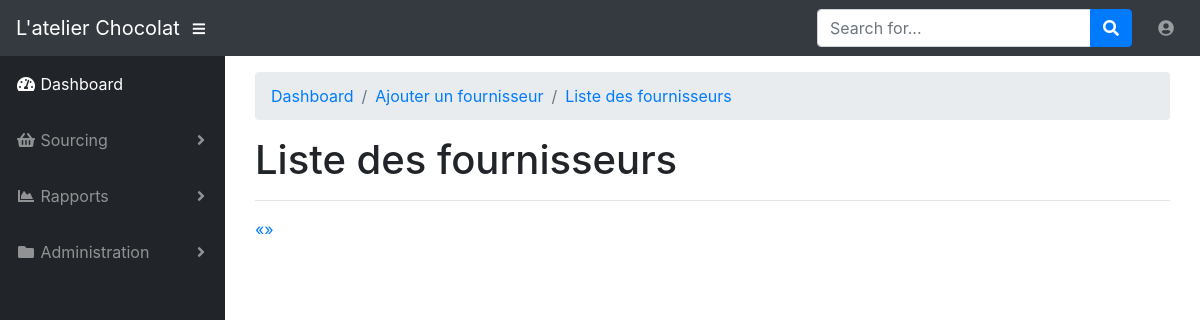
Before: /list_of_suppliers (signed in) with the older database file.
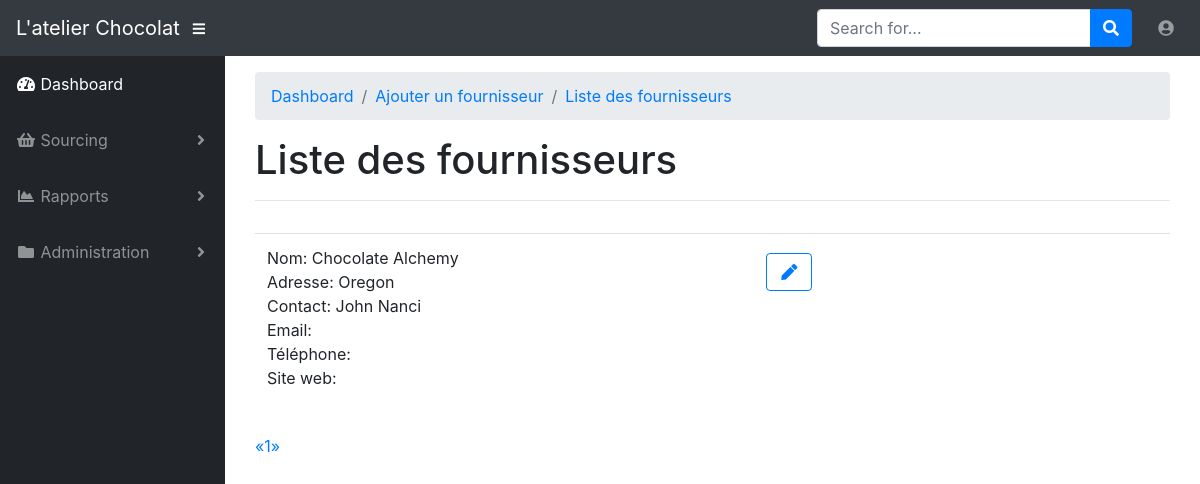
After: the same page with the newer database file.
### app/models.py (models this page shows)
class Supplier(db.Model):
    id = db.Column(db.Integer, primary_key=True)
    name = db.Column(db.String(64), index=True, unique=True)
    address = db.Column(db.Text())
    contact = db.Column(db.String(64))
    email = db.Column(db.String(120))
    telephone = db.Column(db.String(24))
    website = db.Column(db.String(56))

### app/suppliers/routes.py (the view)
@bp.route('/list_of_suppliers')
@login_required
def list_of_suppliers():
    page = request.args.get('page', 1, type=int)
    pagination = Supplier.query.order_by(
        Supplier.name.asc()).paginate(page, current_app.config['SUPPLIERS_PER_PAGE'], False)
    suppliers = pagination.items
    return render_template('suppliers/list_of_suppliers.html',
                           title='Liste des fournisseurs', suppliers=suppliers, pagination=pagination)

### app/models.py (called while the page is built)
@login.user_loader
def load_user(id):
    return User.query.get(int(id))

### app/templates/suppliers/list_of_suppliers.html
{% extends "base.html" %}
{% import 'bootstrap/wtf.html' as wtf %}
{% import "_macros.html" as macros %}
{% block app_content %}
<div id="wrapper">
    <div id="content-wrapper">
        <div class="container-fluid">
        <ol class="breadcrumb">
            <li class="breadcrumb-item active"><a href="{{ url_for('main.index') }}">Dashboard</a></li>
            <li class="breadcrumb-item active"><a href="{{ url_for('suppliers.add_supplier') }}">Ajouter un fournisseur</a></li>
            <li class="breadcrumb-item active"><a href="{{ url_for('suppliers.list_of_suppliers') }}">Liste des fournisseurs</a></li>
        </ol>
        <h1>Liste des fournisseurs</h1>
        <hr>
        <table class="table table-hover">
            <tr>
                <div class="row">
                    <div class="col-sm-6">
                        <div class="pagination">
                            {% for supplier in suppliers %}
                                {% include 'suppliers/_supplier.html' %}
                            {% endfor %}
                            {{ macros.pagination_widget(pagination, 'suppliers.list_of_suppliers') }}
                        </div>
                    </div>
                </div>
            </tr>
        </table>
        </div>
    </div>
</div>
{% endblock %}

### app/templates/base.html (shortened to what this page needs)
{% extends 'bootstrap/base.html' %}
{% block head %}
  <link href="/static/vendor/fontawesome-free/css/all.min.css" rel="stylesheet" type="text/css">
  <link href="/static/vendor/datatables/dataTables.bootstrap4.css" rel="stylesheet">
  <link href="/static/css/sb-admin.css" rel="stylesheet">
{% endblock %}
{% block navbar %}
 <nav class="navbar navbar-expand navbar-dark bg-dark static-top">
    <a class="navbar-brand mr-1" href="{{ url_for('main.index') }}">L'atelier Chocolat</a>
    <button class="btn btn-link btn-sm text-white order-1 order-sm-0" id="sidebarToggle" href="#">
      <i class="fas fa-bars"></i>
    </button>
    <form class="d-none d-md-inline-block form-inline ml-auto mr-0 mr-md-3 my-2 my-md-0">
      <div class="input-group">
        <input type="text" class="form-control" placeholder="Search for..." aria-label="Search" aria-describedby="basic-addon2">
        <div class="input-group-append">
          <button class="btn btn-primary" type="button">
            <i class="fas fa-search"></i>
          </button>
        </div>
      </div>
    </form>
     <ul class="navbar-nav ml-auto ml-md-0">
         <li class="nav-item dropdown no-arrow">
        <a class="nav-link dropdown-toggle" href="#" id="userDropdown" role="button" data-toggle="dropdown" aria-haspopup="true" aria-expanded="false">
          <i class="fas fa-user-circle fa-fw"></i>
        </a>
      </li>
     </ul>
  </nav>
{% endblock %}
{% block content %}
  <div id="wrapper">
    <ul class="sidebar navbar-nav">
      <li class="nav-item active">
        <a class="nav-link" href="{{ url_for('main.index') }}">
          <i class="fas fa-fw fa-tachometer-alt"></i>
          <span>Dashboard</span>
        </a>
      </li>
      {% if current_user.is_anonymous %}
      {% else %}
      <li class="nav-item dropdown">
        <a class="nav-link dropdown-toggle" href="#" id="pagesDropdown" role="button" data-toggle="dropdown" aria-haspopup="true" aria-expanded="false">
          <i class="fas fa-fw fa-shopping-basket"></i>
          <span>Sourcing</span>
        </a>
      </li>
      <li class="nav-item dropdown">
        <a class="nav-link dropdown-toggle" href="#" id="pagesDropdown" role="button" data-toggle="dropdown" aria-haspopup="true" aria-expanded="false">
          <i class="fas fa-fw fa-chart-area"></i>
          <span>Rapports</span>
        </a>
      </li>
      <li class="nav-item dropdown">
        <a class="nav-link dropdown-toggle" href="#" id="pagesDropdown" role="button" data-toggle="dropdown" aria-haspopup="true" aria-expanded="false">
          <i class="fas fa-fw fa-folder"></i>
          <span>Administration</span>
        </a>
      </li>
      {% endif %}
    </ul>
    <div class="container">
        {% block app_content %}{% endblock %}
    </div>
  </div>
{% endblock %}
{% block scripts %}
    <link rel="stylesheet" type="text/css" href="{{ url_for('static', filename='css/bootstrap-datepicker3.min.css') }}" />
{% endblock %}

### app/templates/_macros.html
{% macro pagination_widget(pagination, endpoint) %}
<ul class="pagination">
    <li{% if not pagination.has_prev %} class="disabled"{% endif %}>
        <a href="{% if pagination.has_prev %}{{ url_for(endpoint, page=pagination.prev_num, **kwargs) }}{% else %}#{% endif %}">
            &laquo;
        </a>
    </li>
    {% for p in pagination.iter_pages() %}
        {% if p %}
            {% if p == pagination.page %}
            <li class="active">
                <a href="{{ url_for(endpoint, page = p, **kwargs) }}">{{ p }}</a>
            </li>
            {% else %}
            <li>
                <a href="{{ url_for(endpoint, page = p, **kwargs) }}">{{ p }}</a>
            </li>
            {% endif %}
        {% else %}
        <li class="disabled"><a href="#">&hellip;</a></li>
        {% endif %}
    {% endfor %}
    <li{% if not pagination.has_next %} class="disabled"{% endif %}>
        <a href="{% if pagination.has_next %}{{ url_for(endpoint, page=pagination.next_num, **kwargs) }}{% else %}#{% endif %}">
            &raquo;
        </a>
    </li>
</ul>
{% endmacro %}

### app/templates/suppliers/_supplier.html
<table class="table table-hover">
    <tr>
        <td>
            <div class="row">
                <div class="col-sm-6">
                    <p>Nom: {{ supplier.name }}<br>
                    Adresse: {{ supplier.address }}<br>
                    Contact: {{ supplier.contact }}<br>
                    Email: {{ supplier.email }}<br>
                    Téléphone: {{ supplier.telephone }}<br>
                    Site web: {{ supplier.website }}</p>
                </div>
                <div class="col-sm-2">
                    <div class="btn btn-block">
                        <a href="{{ url_for('suppliers.edit_supplier', id=supplier.id) }}"><button class="btn btn-outline-primary"><i class="fas fa-fw fa-pen"></i></button></a>
                    </div>
                </div>
            </div>
        </td>
    </tr>
</table>

Changed rows visible on the page:
added Supplier: name "Chocolate Alchemy", address "Oregon", contact "John Nanci"
Other visible differences:
new list line: "1"
